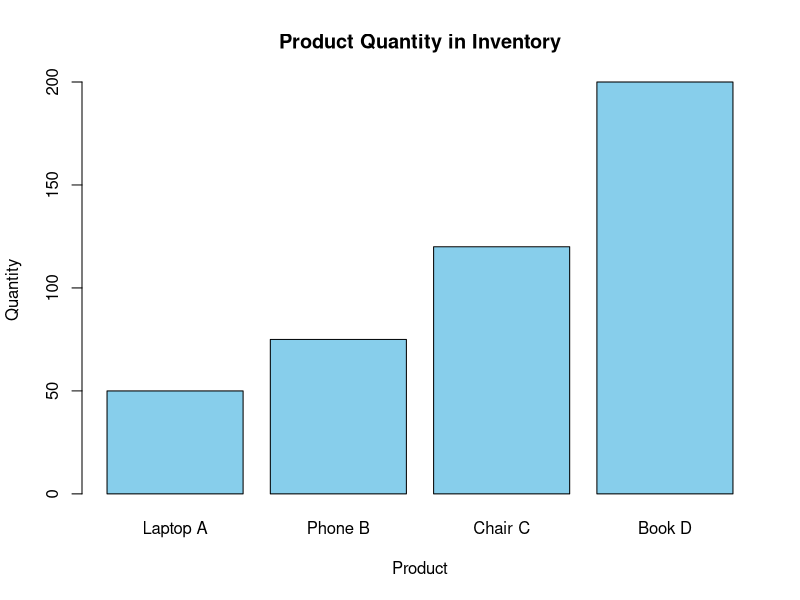
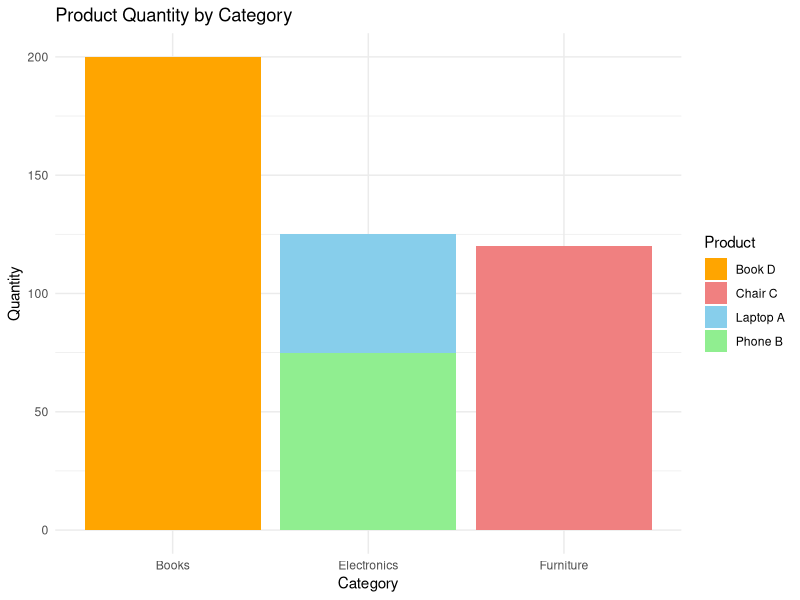
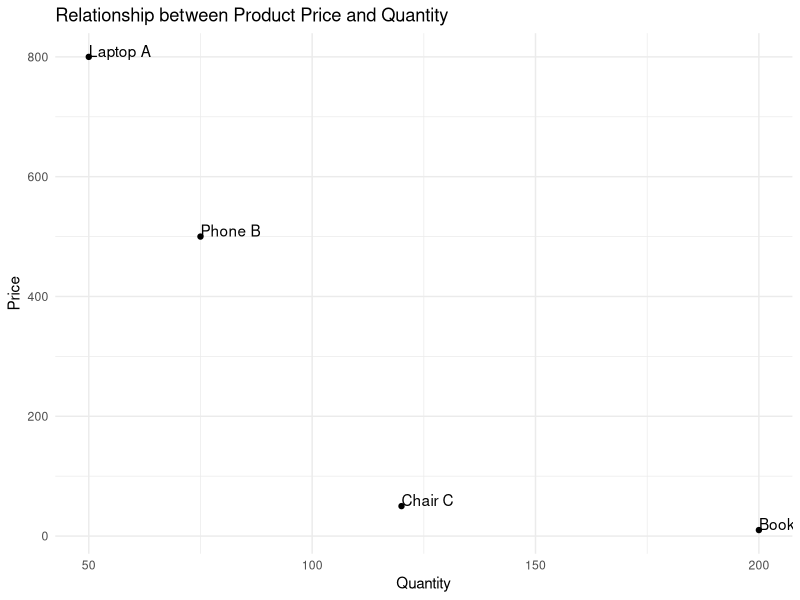

Here is the R script that generated these plots, in order:
inventory <- data.frame(
  Product = c("Laptop A", "Phone B", "Chair C", "Book D"),
  Category = c("Electronics", "Electronics", "Furniture", "Books"),
  Quantity = c(50, 75, 120, 200),
  Price = c(800.00, 500.00, 50.00, 10.00)
)
#1
barplot(inventory$Quantity, names.arg = inventory$Product, 
        col = "skyblue", main = "Product Quantity in Inventory",
        xlab = "Product", ylab = "Quantity")
#2
library(ggplot2)
ggplot(inventory, aes(x = Category, y = Quantity, fill = Product)) +
  geom_bar(stat = "identity") +
  labs(title = "Product Quantity by Category",
       x = "Category", y = "Quantity") +
  scale_fill_manual(values = c("Laptop A" = "skyblue", "Phone B" = "lightgreen", 
                               "Chair C" = "lightcoral", "Book D" = "orange")) +
  theme_minimal()
#3
ggplot(inventory, aes(x = Quantity, y = Price, label = Product)) +
  geom_point() +
  labs(title = "Relationship between Product Price and Quantity",
       x = "Quantity", y = "Price") +
  geom_text(hjust = 0, vjust = 0) + 
  theme_minimal()